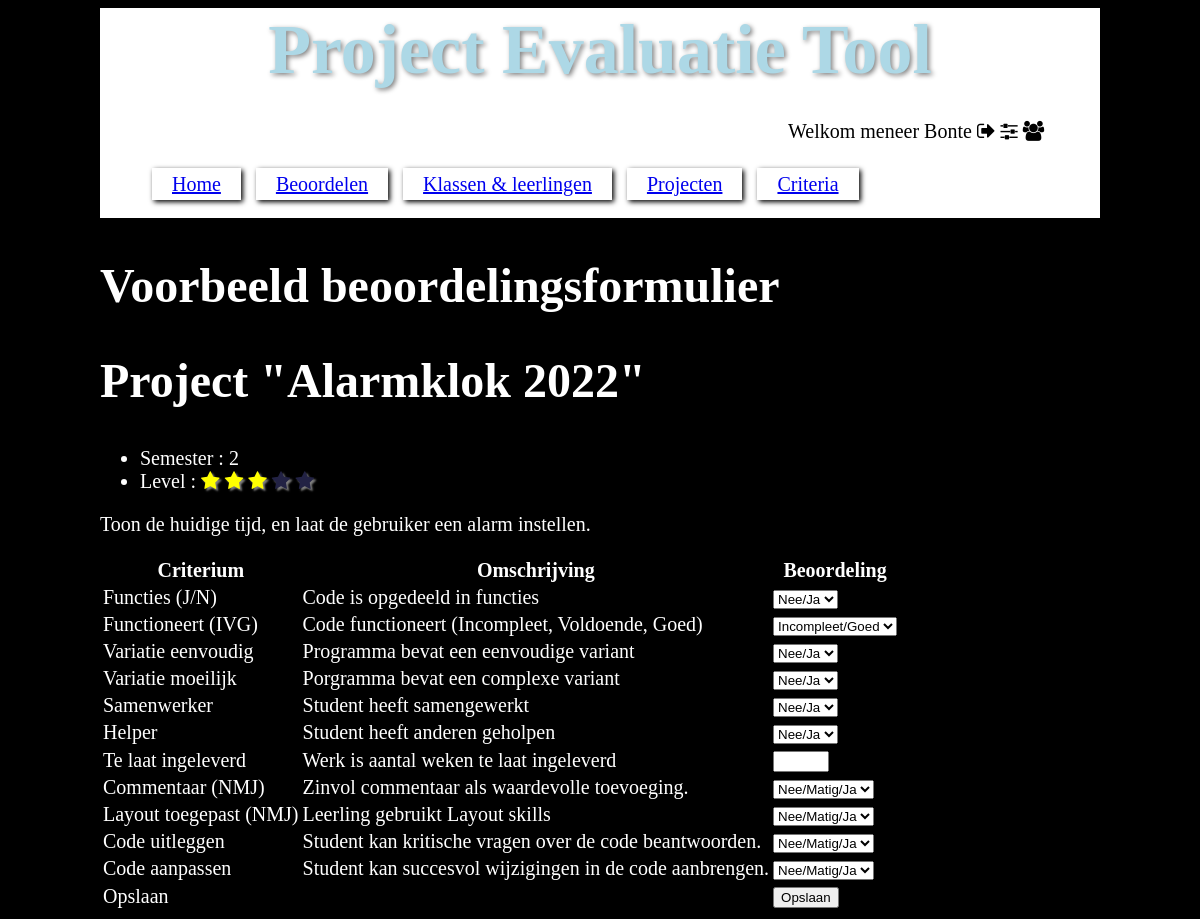
Screenshot of /beoordelen.php?id=12&example (signed in) with the database file from the repository.
### tables this page shows
CREATE TABLE `project` (
  `id` int(11) NOT NULL AUTO_INCREMENT,
  `naam` varchar(45) NOT NULL,
  `semester` tinyint(1) NOT NULL,
  `sterren` tinyint(1) NOT NULL,
  `omschrijving` varchar(200) NOT NULL,
  `actief` tinyint(1) NOT NULL DEFAULT '1' COMMENT 'Kan dit project al dan niet toegewezen worden aan studenten?\nIs het lesmateriaal compleet. Zijn de opdrachten duidelijk. Is het nivo van het project in lijn met de capaciteiten van de klas?',
  `blauwdruk` tinyint(1) NOT NULL DEFAULT '0' COMMENT 'Kan dit project gebruikt worden als blauwdruk voor vergelijkbare projecten.\nDit project zal waarschijnlijk dan niet actief zijn, en kan niet gebruikt worden voor beoordelingen.\nVan alle projecten kan natuurlijk een kopie gemaakt worden als basis voor een nieuw project.',
  PRIMARY KEY (`id`)
);

### common/evaluate.php (the view, shortened to what this page needs)
<?php
require_once "common/form_gen.php";
require_once "common/projects.php";
?>
<?php
function print_project_evaluation_form($project_id, $student_number = null)
{
	global $database;
	$query = "SELECT * FROM project WHERE id = :id";
	$data = [
		"id" => $project_id
	];
	try {
		$stmt = $database->prepare($query);
		if ($stmt->execute($data))
		{
			$row = $stmt->fetch(PDO::FETCH_ASSOC);
?>
			<h2>Project &quot;<?=$row["naam"]?>&quot;</h2>
			<ul>
				<li>Semester : <?=$row["semester"]?></li>
				<li>Level :
				</li>
			</ul>
			<p>
				<?=$row["omschrijving"]?>
			</p>
<?php
			print_project_evaluation_criteria($project_id, $student_number);
		}
		else
		{
			debug_warning("Database refused to read project information.");
		}
	} catch (Exception $ex) {
		debug_error("ERROR: Failed to load project : ", $ex);
	}
}
function print_project_evaluation_criteria($project_id, $student_number)
{
	global $database;
	$query = "SELECT criteriumid, gewicht, ROUND(m.max*gewicht,2) as max, c.naam as crit_naam, c.omschrijving as crit_omschrijving, pc.autocalc, methodeid, m.naam as methode_naam, m.min as methode_min, m.max as methode_max, m.omschrijving as methode_omschrijving ".
			 "FROM `project_criterium` pc, criterium c, beoordeling_methode m ".
			 "WHERE pc.criteriumid = c.id AND c.methodeid = m.id AND groepid = :id";
	$data = [
		"id" => $project_id
	];
	try {
		$stmt = $database->prepare($query);
		if ($stmt->execute($data))
		{
?>
			<form>
			<table>
			<tr>
				<th>Criterium</th>
				<th>Omschrijving</th>
				<th>Beoordeling</th>
			</tr>
<?php
			foreach ($stmt as $record) 	{
?>
			<tr>
				<td><?=$record["crit_naam"]?></td>
				<td><?=$record["crit_omschrijving"]?></td>
				<td><?php debug_log($record["methode_naam"]); print_evaluate_method($record["criteriumid"], $record["methodeid"], $record["methode_min"], $record["methode_max"]) ?></td>
			</tr>
<?php
			}
?>
			<tr><td>Opslaan</td><td></td><td><?php print_submit_button("evaluate_project", "Opslaan"); ?></td></tr>
			</table>
			</form>
<?php
		}
		else
		{
			debug_warning("Database refused to read criteria.");
		}
	}
	catch (Exception $ex)
	{
		debug_error("ERROR: Failed to load criteria : ", $ex);
	}
}
function print_evaluate_method($crit_id, $method_id, $min, $max)
{
	if ($method_id==1 || ($min==0 && $max==1)) {
		print_evaluate_yes_no($crit_id);
	}
	else if ($method_id==5 || ($min==0 && $max==2))
	{
		print_evaluate_NMJ($crit_id);
	}
	else if ($method_id==2 || ($min==0 && $max==3))
	{
		print_evaluate_IVG($crit_id);
	}
	else if ($method_id==6 || ($min==1 && $max==1))
	{
		print_evaluate_bias($crit_id, 1);
	}
	else if ($min==0 && $max==0)
	{
		print_evaluate_bias($crit_id, 0);
	}
	else
	{
		print_number_input("criterium[$crit_id]", $min, $max);
	}
}
function print_evaluate_yes_no($crit_id)
{
?>
	<select name="criterium[<?=$crit_id?>]">
		<option value="-1" selected disabled>Nee/Ja</option>
	</select>
<?php
}
function print_evaluate_NMJ($crit_id)
{
?>
	<select name="criterium[<?=$crit_id?>]">
		<option value="-1" selected disabled>Nee/Matig/Ja</option>
	</select>
<?php
}
function print_evaluate_IVG($crit_id)
{
?>
	<select name="criterium[<?=$crit_id?>]">
		<option value="-1" selected disabled>Incompleet/Goed</option>
	</select>
<?php
}
?>

### styles/style.css (style rules this page uses)
html { font-size: 15pt; background-color: black; color: white; }
body { width: 1000px; margin-left: auto; margin-right: auto; }
h1 { font-size: 300%; }
h2 { font-size: 240%; }
div#navbar { background-color: white; padding: 2px; }
div#navbar h1 { font-size: 350%; color: lightblue; text-shadow: 2px 2px 5px gray; text-align: center; margin: 0px; }
div#navbar p { width: 300px; padding: 10px; color: black; margin-left: auto; }
div#navbar ul li { display: inline; width: 300px; padding: 5px; padding-left:20px; padding-right:20px; box-shadow: 2px 2px 5px black; margin-left: 10px; }
.fa { color: black; }

### rows the page displays
project: naam "Alarmklok 2022", semester "2", omschrijving "Toon de huidige tijd, en laat de gebruiker een alarm instellen."

### other values shown
$record["crit_naam"] "Functies (J/N)"
$record["crit_omschrijving"] "Code is opgedeeld in functies"
$record["crit_naam"] "Functioneert (IVG)"
$record["crit_omschrijving"] "Code functioneert (Incompleet, Voldoende, Goed)"
$record["crit_naam"] "Variatie eenvoudig"
$record["crit_omschrijving"] "Programma bevat een eenvoudige variant"
$record["crit_naam"] "Variatie moeilijk"
$record["crit_omschrijving"] "Porgramma bevat een complexe variant"
$record["crit_naam"] "Samenwerker"
$record["crit_omschrijving"] "Student heeft samengewerkt"
$record["crit_naam"] "Helper"
$record["crit_omschrijving"] "Student heeft anderen geholpen"
$record["crit_naam"] "Te laat ingeleverd"
$record["crit_omschrijving"] "Werk is aantal weken te laat ingeleverd"
$record["crit_naam"] "Commentaar (NMJ)"
